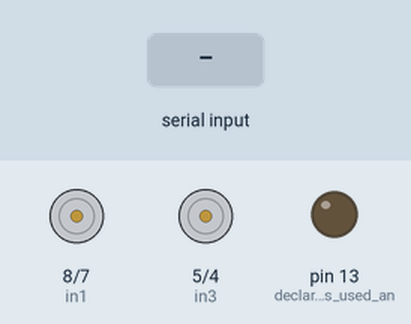
Recording of a sketch running on a simulated Arduino Uno, built with avr-gcc and run on an emulated ATmega328P. On the bench: motor-driver pin pairs drawn as motors (green arrow = first pin HIGH = forward, orange = second pin HIGH = backward, longer = more drive, scaled by the enable pin), output pins drawn as LEDs (lit = HIGH). Inputs (shaded band) come from the test bench.

Above: at 1.2 s.
1.3 s: "1" received over Serial
At 2.0 s:
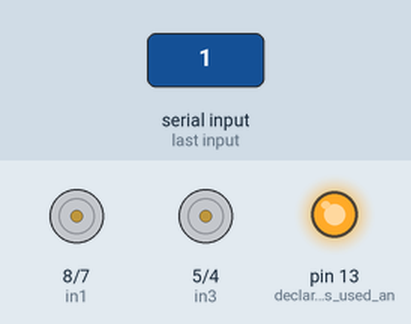
2.8 s: "2" received over Serial
At 3.2 s:
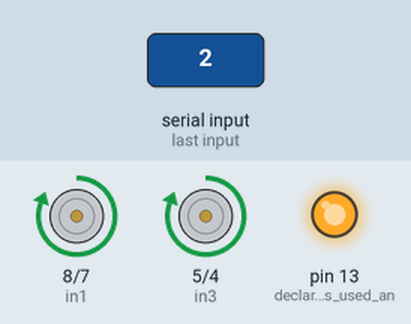
4.3 s: "0" received over Serial
At 5.5 s:
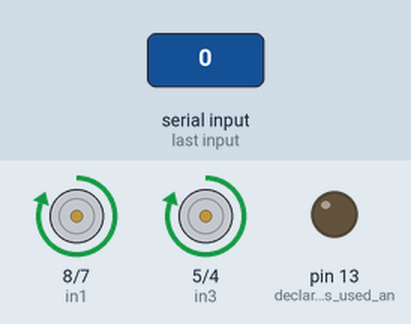
5.8 s: "3" received over Serial
At 6.6 s:
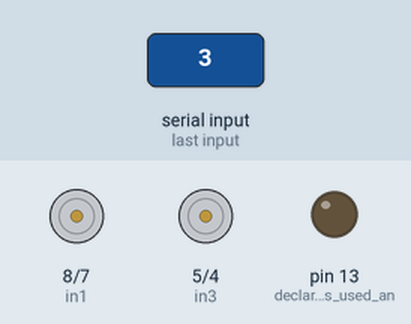
Timing chart, 0 to 8.3 s (numbered marks = the images above; inputs shaded):
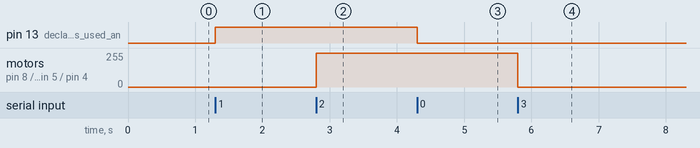

The sketch:

Arduino_MotorBoard_Comms.ino
```cpp
int datafromUser=0;
int enA = 9;
int in1 = 8;
int in2 = 7;
int enB = 3;
int in3 = 5;
int in4 = 4;
// sets variables for the pins on the motorboard
void setup() {

  pinMode( LED_BUILTIN , OUTPUT ); //declares the pins used and what theyll be used for
  pinMode(enA, OUTPUT);
  pinMode(enB, OUTPUT);
  pinMode(in1, OUTPUT);
  pinMode(in2, OUTPUT);
  pinMode(in3, OUTPUT);
  pinMode(in4, OUTPUT);
  Serial.begin(9600);
  //opens serial port 9600 for communication

  digitalWrite(in1, LOW);
  digitalWrite(in2, LOW);
  digitalWrite(in3, LOW);
  digitalWrite(in4, LOW);
  analogWrite(enA, 255);
  analogWrite(enB, 255);
  //sets motor board pins to base state as well as declare motor speed
}

void loop() { //infinite loop

  if(Serial.available() > 0)
  {
    datafromUser=Serial.read();
    // reads data sent to the port
  }

//these two commands used for testing and debugging
  if(datafromUser == '1')
  {
    digitalWrite( LED_BUILTIN , HIGH );
    //turns one of the pins on if the arduino is sent '1'
  }
  else if(datafromUser == '0')
  {
    digitalWrite( LED_BUILTIN, LOW);
    //turns one of the pins off if the arduino is sent '0'
  }

  //These two are what is implemented in the main python algorithm
  if(datafromUser == '2')
  {

    digitalWrite(in1, HIGH);
    digitalWrite(in2, LOW);
    digitalWrite(in3, HIGH);
    digitalWrite(in4, LOW);
    //turns the odd pins on if the arduino is sent '2' turning the motor on spinning clockwise
  }
  else if(datafromUser == '3')
  {

    digitalWrite(in1, LOW);
    digitalWrite(in2, LOW);
    digitalWrite(in3, LOW);
    digitalWrite(in4, LOW);
    //turns the pins off if the arduino is sent '3'
  }
}
```

Measured:
- after the input at 1.3 s, pin 13 (declares_the_pins_used_an): LOW → HIGH at once
- after the input at 2.8 s, motor on pin 8 (in1) / pin 7 (in2), motor on pin 5 (in3) / pin 4 (in4): stopped → forward 255/255 at once
- after the input at 4.3 s, pin 13 (declares_the_pins_used_an): HIGH → LOW at once
- after the input at 5.8 s, motor on pin 8 (in1) / pin 7 (in2), motor on pin 5 (in3) / pin 4 (in4): forward 255/255 → stopped at once
